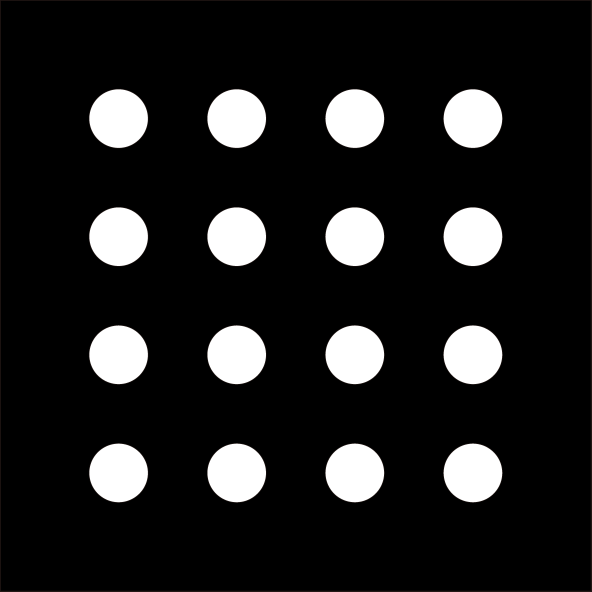
#> input picture stereo_image.png, 1183 x 1183 px, given in place of 0040.png, which was not available (shown at 1/2 size)
$ python CalcStereo.py
#> lines starting #> are read from the running program, lines starting #| are printed output that depends on the picture; after the words box and inside, x2 and y2 are one past the last pixel; in counts of white or black regions, pixels touching at a corner belong together; pictures that were not available may be replaced by others from this repository, and a replacement may not be noted
import cv2
import numpy as np
import sys
import matplotlib.pyplot as plt
import matplotlib.ticker as tick
from matplotlib import mathtext
import os
import math
import pandas as pd
import tqdm
import imgio


''' 設定 '''
side = 2.5     # 中心から左右のカメラまでの距離
dist = 100     # MMAPs-カメラ間距離
focal_length = 5    # カメラの焦点距離
diagonal = 3.6      # horizontal value（カメラの水平方向センサーサイズ）

ikichi = 44    # 二値化処理の閾値（適当に変える）
kernel = 5     # フィルターのカーネルサイズ（適当に変える）

heights = range(40, 61, 5)    # 飛び出し距離の範囲（グラフの横軸になります）

# フォルダ
''' ファイル名の規則
folderBase + 'L（またはR）/{:04}'.format(int(height*10)) + extension
'''
folderBase = "./Sample_Render/render/"
folderAns = "./Sample_Render/result/"

# 拡張子
extension = ".png"


''' コマンドライン引数メモ
引数0つ
・上記のフォルダ名がデフォルトで指定される
引数2つ
・第1引数：入力画像フォルダ（フォルダ名の最後に「/」を忘れずに）
・第2引数：出力画像フォルダ（フォルダ名の最後に「/」を忘れずに）
引数3つ
・第3引数：二値化処理時の閾値
引数4つ
・第4引数：カーネルサイズ（整数値1つ）
'''


def mkdir(directoryPath):
    if not os.path.exists(directoryPath):
        os.makedirs(directoryPath)
    return directoryPath


# [31 lines left out: functions imread, mathTextConfig, halfImg, not called in this run]

# return : 16 point position of midair ( type ... np.array )
def getMidairPositions(img, side, dist, height, lr, sr, ikichi=60):
    # grayscale
    gray = cv2.cvtColor(img, cv2.COLOR_BGR2GRAY)

    # ブラーを掛ける
    #gray = cv2.GaussianBlur(gray, (kernel, kernel), 0)
    gray = cv2.medianBlur(gray, kernel)

    # monorize
    mono = cv2.threshold(gray, ikichi, 255, cv2.THRESH_BINARY | cv2.THRESH_BINARY)[1]

    # [13 lines of commented-out code are left out]
    color1 = cv2.cvtColor(mono, cv2.COLOR_GRAY2BGR)
    color2 = cv2.cvtColor(mono, cv2.COLOR_GRAY2BGR)

    # labeling
    label = cv2.connectedComponentsWithStats(mono)

    '''
    # [変更点]画像を回転させてからラベリングさせる。その後データだけ逆回転補正
    monoRot = cv2.rotate(mono, cv2.ROTATE_90_COUNTERCLOCKWISE)
    label = cv2.connectedComponentsWithStats(monoRot)
    for l in label[3]:
        tmp = l[0]
        l[0] = mono.shape[1]-l[1]
        l[1] = tmp
        #l[0] = 0
        #l[1] = 0
    for l in label[2]:
        tmp = l[0]
        l[0] = mono.shape[1]-l[1]-l[3]  # 左上の座標を求めるため検出したボックスのサイズも考慮
        l[1] = tmp
        tmp = l[2]
        l[2] = l[3]
        l[3] = tmp
    '''


    # sampling object's information each items
    n = label[0] - 1
    data  = np.delete(label[2], 0, 0)
    center = np.delete(label[3], 0, 0)
    """
    print("len_data", len(data))
    print("n", n)
    print("data", data)
    """


    data_sort_num = int(len(data) / 4)

    # Sort each column of disk grid by x-axis.
    '''
    # [変更点]xではなくy-axisでソート
    for i in range(data_sort_num):
        if (i+1)*4 <= len(data):
            data[i*4 : (i+1)*4] = data[i*4 : (i+1)*4][np.argsort(data[i*4 : (i+1)*4][:, 1])]
            center[i*4 : (i+1)*4] = center[i*4 : (i+1)*4][np.argsort(center[i*4 : (i+1)*4][:, 1])]
    '''
    for i in range(data_sort_num):
        if (i+1)*4 <= len(data):
            data[i*4 : (i+1)*4] = data[i*4 : (i+1)*4][np.argsort(data[i*4 : (i+1)*4][:, 0])]
            center[i*4 : (i+1)*4] = center[i*4 : (i+1)*4][np.argsort(center[i*4 : (i+1)*4][:, 0])]

    # position list of midair imag
    midair_lists = center[0:16]
    x_list = [midair[0] for midair in midair_lists]

    # display result of labeling using object's information
    for i in range(n):
        x0 = data[i][0]
        y0 = data[i][1]
        x1 = data[i][0] + data[i][2]
        y1 = data[i][1] + data[i][3]
        cv2.rectangle(color1, (x0, y0), (x1, y1), (0, 0, 255))
        cv2.rectangle(color2, (x0, y0), (x1, y1), (0, 0, 255))

        if i < 16:
            cv2.putText(color1, str(i + 1), (x1 - 20, y1 - 15), cv2.FONT_HERSHEY_PLAIN, 1, (0, 255, 0))

            # display Barycentric coodinate of each object with yellow colored string
            cv2.putText(color2, 'X: ' + str(int(center[i][0])), (x1 - 30, y1 + 15), cv2.FONT_HERSHEY_PLAIN, 1, (0, 255, 0))
            cv2.putText(color2, 'Y: ' + str(int(center[i][1])), (x1 - 30, y1 + 30), cv2.FONT_HERSHEY_PLAIN, 1, (0, 255, 0))
    """
    print('NUM LABLES : {}'.format(n))
    print('SIDE{}_DIST{}_HEIGHT{}'.format(side, dist, height))
    print(x_list)
    """

    # display result
    # cv2.imshow('side{}_dist{}_height{}_1'.format(side, dist, height), color1)
    # cv2.imshow('side{}_dist{}_height{}_2'.format(side, dist, height), color2)

    save_path = resStereoFolder+'/'
    # print(save_path + sr + lr + str(height) + '_color1.png')
    cv2.imwrite(save_path + sr + lr + str(height) + '_color1.png', color1)
    cv2.imwrite(save_path + sr + lr + str(height) + '_color2.png', color2)

    # cv2.waitKey(0)
    # cv2.destroyAllWindows()

    return np.array(x_list)

# 最小二乗法
# [5 lines left out: function reg1dim, not called in this run]

# pixel     : 変換対象のpixel値
# diagonal  : 画像面のサイズ[cm]
# size      : 画像面のサイズ[pixel]
def pix2cm(pixel, diagonal, size):
    return (diagonal / size) * pixel

# [27 lines left out: function plotData, not called in this run]

# Camera to Objectの平均と標準偏差を返す．
def getAverageDistance(l_poses, r_poses, img_size, side, focal_length, disp2mmaps):
    disparities = l_poses - r_poses
    size = img_size[1]
    global diagonal

    # print(disparities)

    # focal length
    # this value is focal length when horizontal fov set to 76 degree
    h = side * 2.0

    sizes = np.full(disparities.shape, size)
    diagonals = np.full(disparities.shape, diagonal)
    disp_cm = np.array([pix2cm(disp, diag, size) for (disp, diag, size) in zip(disparities, diagonals, sizes)])


    # それぞれの視差に対してmidair-MMAPs'を計算
    fh = np.full(disparities.shape, focal_length * h) # 焦点距離 x 2カメラ間距離
    dists = np.full(disparities.shape, disp2mmaps)
    print("averageDisp:", np.average(disparities))
    mid2mmaps = dists - (fh / disp_cm)
    # mid2mmaps = dists - (fh / (h - disp_cm))

    # 平均を計算
    mid2mmaps_ave = np.average(mid2mmaps)
    print("averageMid2Mmaps:", mid2mmaps_ave)

    # 標準偏差を計算
    mid2mmaps_std = np.std(mid2mmaps)

    return mid2mmaps_ave, mid2mmaps_std

# [5 lines left out: function cm2mm, not called in this run]


# main
if len(sys.argv)>=2:
    folderBase = sys.argv[1]
    folderAns  = sys.argv[2]
    print("new folderBase: ", folderBase)
    resIMGFolder =      folderBase + "resIMG"
    resCSVFolder =      folderBase + "resCSV"
    resStereoFolder =   folderBase + "resStreo"
    mkdir(resIMGFolder)
    mkdir(resCSVFolder)
    mkdir(resStereoFolder)
if len(sys.argv)>=4:
    ikichi = int(sys.argv[3])
if len(sys.argv)>=5:
    kernel = int(sys.argv[4])
    pass

# データ格納パス
resIMGFolder =      folderAns + "resIMG"
resCSVFolder =      folderAns + "resCSV"
resStereoFolder =   folderAns + "resStreo"
mkdir(resIMGFolder)
mkdir(resCSVFolder)
mkdir(resStereoFolder)

# MMAPsで結像した像と正解画像のMMAPs-像間距離の平均と標準偏差
# 各 height ごとに算出した値がここに入る．
ave_list = []
std_list = []
#ans_ave_list = []
#ans_std_list = []

for height in tqdm.tqdm(heights):
    print("hight = " + str(height))

    # 画像のパス
    l_img_path =        folderBase + 'L/{:04}'.format(int(height)) + extension
    r_img_path =        folderBase + 'R/{:04}'.format(int(height)) + extension

    print(l_img_path)
    l_img =     cv2.imread(l_img_path)
#> l_img is the input picture: shape (1183, 1183, 3); mean B, G, R 31.6, 31.6, 31.7
    r_img =     cv2.imread(r_img_path)

    # 左右の空中像部分の値を取得
    l_poses = getMidairPositions(l_img, side, dist, height, 'L', 'S', ikichi)
#> in getMidairPositions, `mono = cv2.threshold(gray, ikichi, 255, cv2.THRESH_BINARY | cv2.THRESH..`:
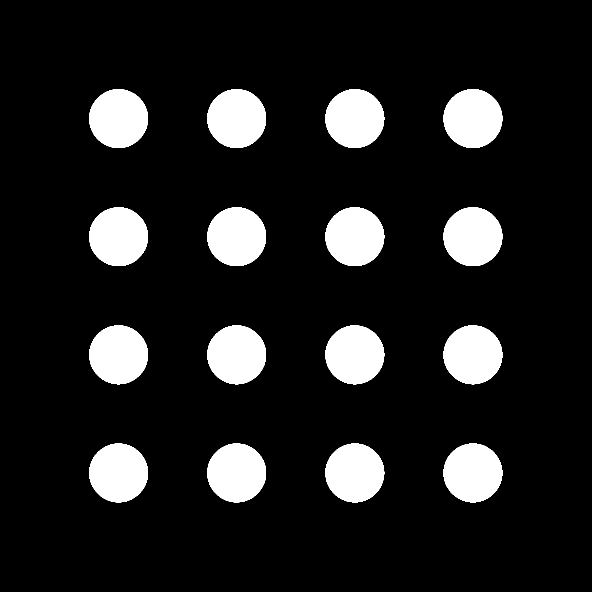
#> mono: shape (1183, 1183) (shown at 1/2 size); 12.5% white; 16 white regions, largest, box (x1, y1, x2, y2) and area: (178, 887, 296, 1005) 10903, (887, 178, 1005, 296) 10902, (178, 178, 296, 296) 10901
#> in getMidairPositions, `n = label[0] - 1`: n = 16
#> in getMidairPositions, `data  = np.delete(label[2], 0, 0)`: data = 16 rows, first 6: [178, 178, 118, 118, 10901], [415, 178, 117, 118, 10886], [651, 178, 118, 118, 10897], [887, 178, 118, 118, 10902], [178, 415, 118, 117, 10886], [415, 415, 117, 117, 10887]
#> in getMidairPositions, `center = np.delete(label[3], 0, 0)`: center = 16 rows, first 8: [236.7, 236.7], [473, 236.7], [709.2, 236.7], [945.4, 236.7], [236.7, 473], [472.9, 472.9], [709.2, 473], [945.4, 472.9]
#> in getMidairPositions, `data_sort_num = int(len(data) / 4)`: data_sort_num = 4
#> in getMidairPositions, `midair_lists = center[0:16]`: midair_lists has the same summary as center
#> in getMidairPositions, `x_list = [midair[0] for midair in midair_lists]`: x_list = [236.7, 473, 709.2, 945.4, 236.7, 472.9, 709.2, 945.4, 236.7, 473, 709.2, 945.4, 236.7, 472.9, 709.2, 945.4]
#> the loop in getMidairPositions, `for i in range(n):` made 16 passes
#> (x0, y0, x1, y1) on passes 1 to 12: (178, 178, 296, 296), (415, 178, 532, 296), (651, 178, 769, 296), (887, 178, 1005, 296), (178, 415, 296, 532), (415, 415, 532, 532), (651, 415, 769, 532), (887, 415, 1005, 532), (178, 651, 296, 769), (415, 651, 532, 769), (651, 651, 769, 769), (887, 651, 1005, 769)
#> after the loop in getMidairPositions, `for i in range(n):`:
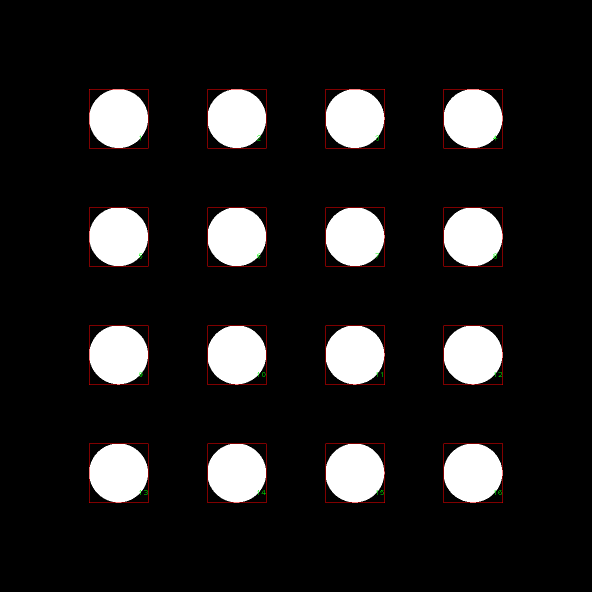
#> color1: shape (1183, 1183, 3) (shown at 1/2 size); mean B, G, R 31.6, 31.7, 33
#> after the loop in getMidairPositions, `for i in range(n):`:
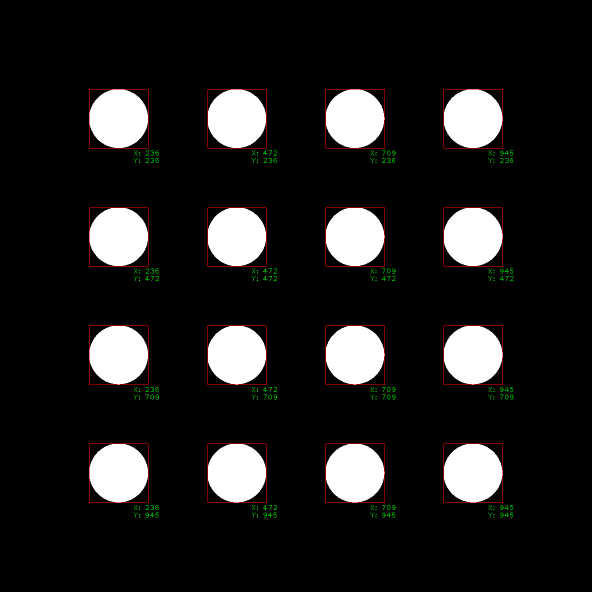
#> color2: shape (1183, 1183, 3) (shown at 1/2 size); mean B, G, R 31.7, 32.2, 33
#> l_poses has the same summary as x_list in getMidairPositions
    r_poses = getMidairPositions(r_img, side, dist, height, 'R', 'S', ikichi)
#> the loop in getMidairPositions (call 2), `for i in range(n):` made 16 passes
#> r_poses has the same summary as x_list in getMidairPositions

    # 視差から midair Image to MMAPs の距離の平均と標準偏差を取得
    dist_ave, dist_std = getAverageDistance(l_poses, r_poses, l_img.shape[:2], side, focal_length, dist)
#> in getAverageDistance, `disparities = l_poses - r_poses`: disparities = [0, 0, 0, 0, 0, 0, 0, 0, 0, 0, 0, 0, 0, 0, 0, 0]
#| averageDisp: 0.0
#> in getAverageDistance, `mid2mmaps = dists - (fh / disp_cm)`: mid2mmaps = [-inf, -inf, -inf, -inf, -inf, -inf, -inf, -inf, -inf, -inf, -inf, -inf, -inf, -inf, -inf, -inf]
#> in getAverageDistance, `mid2mmaps_ave = np.average(mid2mmaps)`: mid2mmaps_ave = -inf
#| averageMid2Mmaps: -inf
#> in getAverageDistance, `mid2mmaps_std = np.std(mid2mmaps)`: mid2mmaps_std = nan
#> dist_ave = -inf; dist_std = nan
#> (the run stopped early here; a loop or call above may not have finished)
